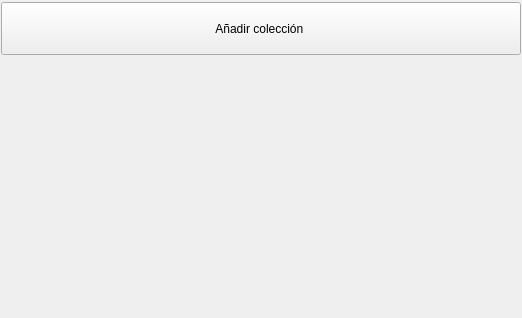
<?xml version="1.0" encoding="UTF-8"?>
<ui version="4.0">
 <class>LibraryCollectionLayer</class>
 <widget class="QWidget" name="LibraryCollectionLayer">
  <property name="geometry">
   <rect>
    <x>0</x>
    <y>0</y>
    <width>403</width>
    <height>318</height>
   </rect>
  </property>
  <property name="minimumSize">
   <size>
    <width>0</width>
    <height>0</height>
   </size>
  </property>
  <property name="maximumSize">
   <size>
    <width>738</width>
    <height>707</height>
   </size>
  </property>
  <property name="focusPolicy">
   <enum>Qt::NoFocus</enum>
  </property>
  <property name="windowTitle">
   <string notr="true">Form</string>
  </property>
  <property name="styleSheet">
   <string notr="true" />
  </property>
  <layout class="QVBoxLayout" name="verticalLayout">
   <property name="spacing">
    <number>0</number>
   </property>
   <property name="margin">
    <number>0</number>
   </property>
   <item>
    <widget class="QWidget" name="CollectionLayerCont" native="true">
     <property name="sizePolicy">
      <sizepolicy hsizetype="Preferred" vsizetype="Maximum">
       <horstretch>0</horstretch>
       <verstretch>0</verstretch>
      </sizepolicy>
     </property>
     <layout class="QVBoxLayout" name="DictionaryLayerCon2">
      <property name="spacing">
       <number>0</number>
      </property>
      <property name="leftMargin">
       <number>1</number>
      </property>
      <property name="topMargin">
       <number>2</number>
      </property>
      <property name="rightMargin">
       <number>1</number>
      </property>
      <property name="bottomMargin">
       <number>0</number>
      </property>
      <item>
       <widget class="QPushButton" name="addNewCollection">
        <property name="sizePolicy">
         <sizepolicy hsizetype="Expanding" vsizetype="Expanding">
          <horstretch>0</horstretch>
          <verstretch>0</verstretch>
         </sizepolicy>
        </property>
        <property name="minimumSize">
         <size>
          <width>0</width>
          <height>53</height>
         </size>
        </property>
        <property name="maximumSize">
         <size>
          <width>679</width>
          <height>75</height>
         </size>
        </property>
        <property name="focusPolicy">
         <enum>Qt::NoFocus</enum>
        </property>
        <property name="text">
         <string>A&#241;adir colecci&#243;n </string>
        </property>
        <property name="checkable">
         <bool>true</bool>
        </property>
       </widget>
      </item>
      <item>
       <widget class="LibraryCollectionItem" name="collectionItem0" native="true">
        <layout class="QHBoxLayout" name="horizontalLayout">
         <property name="spacing">
          <number>0</number>
         </property>
         <property name="margin">
          <number>0</number>
         </property>
        </layout>
       </widget>
      </item>
      <item>
       <widget class="LibraryCollectionItem" name="collectionItem1" native="true">
        <layout class="QHBoxLayout" name="horizontalLayout_8">
         <property name="spacing">
          <number>0</number>
         </property>
         <property name="margin">
          <number>0</number>
         </property>
        </layout>
       </widget>
      </item>
      <item>
       <widget class="LibraryCollectionItem" name="collectionItem2" native="true">
        <layout class="QHBoxLayout" name="collectionItem2s">
         <property name="spacing">
          <number>0</number>
         </property>
         <property name="margin">
          <number>0</number>
         </property>
        </layout>
       </widget>
      </item>
      <item>
       <widget class="LibraryCollectionItem" name="collectionItem3" native="true">
        <layout class="QHBoxLayout" name="horizontalLayout_6">
         <property name="spacing">
          <number>0</number>
         </property>
         <property name="margin">
          <number>0</number>
         </property>
        </layout>
       </widget>
      </item>
      <item>
       <widget class="ViewerVerticalPagerPopup" name="VerticalPagerPopup" native="true">
        <property name="minimumSize">
         <size>
          <width>520</width>
          <height>60</height>
         </size>
        </property>
        <layout class="QHBoxLayout" name="horizontalLayout_2">
         <property name="spacing">
          <number>0</number>
         </property>
         <property name="margin">
          <number>0</number>
         </property>
        </layout>
       </widget>
      </item>
     </layout>
    </widget>
   </item>
   <item>
    <spacer name="verticalSpacer_2">
     <property name="orientation">
      <enum>Qt::Vertical</enum>
     </property>
     <property name="sizeHint" stdset="0">
      <size>
       <width>28</width>
       <height>57</height>
      </size>
     </property>
    </spacer>
   </item>
  </layout>
 </widget>
 <customwidgets>
  <customwidget>
   <class>ViewerVerticalPagerPopup</class>
   <extends>QWidget</extends>
   <header>ViewerVerticalPagerPopup.h</header>
   <container>1</container>
  </customwidget>
  <customwidget>
   <class>LibraryCollectionItem</class>
   <extends>QWidget</extends>
   <header location="global">LibraryCollectionItem.h</header>
   <container>1</container>
  </customwidget>
 </customwidgets>
 <resources />
 <connections />
</ui>
